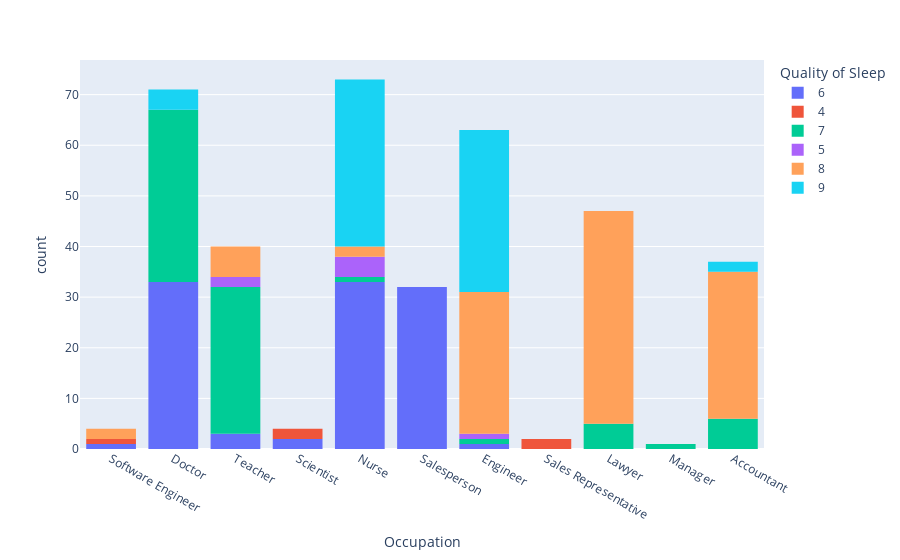

Notebook source saved alongside this figure:
### Code cell
graphic = px.histogram(sleep_df, x = 'Occupation', color = 'Quality of Sleep' )
graphic.show()

### Figure 1 — Plotly figure (JSON) as saved in the notebook; plotly's stock layout.template omitted (floating-point values rounded to 4 significant figures)
{"data": [{"alignmentgroup": "True", "bingroup": "x", "hovertemplate": "Quality of Sleep=6<br>Occupation=%{x}<br>count=%{y}<extra></extra>", "legendgroup": "6", "marker": {"color": "#636efa", "pattern": {"shape": ""}}, "name": "6", "offsetgroup": "6", "orientation": "v", "showlegend": true, "type": "histogram", "x": ["Software Engineer", "Doctor", "Doctor", "Teacher", "Doctor", "Doctor", "Doctor", "Doctor", "Doctor", "Doctor", "Doctor", "Doctor", "Doctor", "Doctor", "Doctor", "Doctor", "Doctor", "Doctor", "Doctor", "Doctor", "Doctor", "Doctor", "Doctor", "Doctor", "Doctor", "Scientist", "Scientist", "Doctor", "Doctor", "Doctor", "Doctor", "Doctor", "Doctor", "Doctor", "Doctor", "Doctor", "Doctor", "Nurse", "Salesperson", "Teacher", "Teacher", "Salesperson", "Salesperson", "Salesperson", "Salesperson", "Salesperson", "Salesperson", "Salesperson", "Salesperson", "Salesperson", "Salesperson", "Salesperson", "Salesperson", "Engineer", "Salesperson", "Salesperson", "Salesperson", "Salesperson", "Salesperson", "Salesperson", "Salesperson", "Salesperson", "Salesperson", "Salesperson", "Salesperson", "Salesperson", "Salesperson", "Salesperson", "Salesperson", "Salesperson", "Salesperson", "Salesperson", "Salesperson", "Nurse", "Nurse", "Nurse", "Nurse", "Nurse", "Nurse", "Nurse", "Nurse", "Nurse", "Nurse", "Nurse", "Nurse", "Nurse", "Nurse", "Nurse", "Nurse", "Nurse", "Nurse", "Nurse", "Nurse", "Nurse", "Nurse", "Nurse", "Nurse", "Nurse", "Nurse", "Nurse", "Nurse", "Nurse", "Nurse", "Nurse", "Nurse"], "xaxis": "x", "yaxis": "y"}, {"alignmentgroup": "True", "bingroup": "x", "hovertemplate": "Quality of Sleep=4<br>Occupation=%{x}<br>count=%{y}<extra></extra>", "legendgroup": "4", "marker": {"color": "#EF553B", "pattern": {"shape": ""}}, "name": "4", "offsetgroup": "4", "orientation": "v", "showlegend": true, "type": "histogram", "x": ["Sales Representative", "Sales Representative", "Software Engineer", "Scientist", "Scientist"], "xaxis": "x", "yaxis": "y"}, {"alignmentgroup": "True", "bingroup": "x", "hovertemplate": "Quality of Sleep=7<br>Occupation=%{x}<br>count=%{y}<extra></extra>", "legendgroup": "7", "marker": {"color": "#00cc96", "pattern": {"shape": ""}}, "name": "7", "offsetgroup": "7", "orientation": "v", "showlegend": true, "type": "histogram", "x": ["Doctor", "Doctor", "Doctor", "Doctor", "Doctor", "Doctor", "Doctor", "Doctor", "Doctor", "Doctor", "Doctor", "Doctor", "Doctor", "Doctor", "Doctor", "Doctor", "Doctor", "Doctor", "Doctor", "Doctor", "Doctor", "Doctor", "Doctor", "Doctor", "Doctor", "Doctor", "Doctor", "Doctor", "Doctor", "Doctor", "Doctor", "Doctor", "Teacher", "Teacher", "Lawyer", "Lawyer", "Lawyer", "Lawyer", "Lawyer", "Teacher", "Teacher", "Teacher", "Teacher", "Teacher", "Teacher", "Teacher", "Teacher", "Teacher", "Teacher", "Teacher", "Teacher", "Teacher", "Teacher", "Engineer", "Teacher", "Teacher", "Teacher", "Teacher", "Teacher", "Teacher", "Teacher", "Teacher", "Teacher", "Teacher", "Teacher", "Teacher", "Teacher", "Manager", "Doctor", "Doctor", "Nurse", "Accountant", "Accountant", "Accountant", "Accountant", "Accountant", "Accountant"], "xaxis": "x", "yaxis": "y"}, {"alignmentgroup": "True", "bingroup": "x", "hovertemplate": "Quality of Sleep=5<br>Occupation=%{x}<br>count=%{y}<extra></extra>", "legendgroup": "5", "marker": {"color": "#ab63fa", "pattern": {"shape": ""}}, "name": "5", "offsetgroup": "5", "orientation": "v", "showlegend": true, "type": "histogram", "x": ["Nurse", "Nurse", "Nurse", "Nurse", "Teacher", "Teacher", "Engineer"], "xaxis": "x", "yaxis": "y"}, {"alignmentgroup": "True", "bingroup": "x", "hovertemplate": "Quality of Sleep=8<br>Occupation=%{x}<br>count=%{y}<extra></extra>", "legendgroup": "8", "marker": {"color": "#FFA15A", "pattern": {"shape": ""}}, "name": "8", "offsetgroup": "8", "orientation": "v", "showlegend": true, "type": "histogram", "x": ["Nurse", "Engineer", "Engineer", "Accountant", "Software Engineer", "Accountant", "Engineer", "Engineer", "Engineer", "Engineer", "Engineer", "Engineer", "Software Engineer", "Accountant", "Accountant", "Accountant", "Accountant", "Teacher", "Teacher", "Teacher", "Teacher", "Teacher", "Teacher", "Engineer", "Engineer", "Lawyer", "Accountant", "Lawyer", "Accountant", "Lawyer", "Accountant", "Accountant", "Accountant", "Accountant", "Accountant", "Accountant", "Accountant", "Accountant", "Accountant", "Accountant", "Accountant", "Nurse", "Lawyer", "Accountant", "Lawyer", "Lawyer", "Accountant", "Lawyer", "Lawyer", "Accountant", "Lawyer", "Lawyer", "Accountant", "Lawyer", "Accountant", "Lawyer", "Accountant", "Lawyer", "Accountant", "Accountant", "Lawyer", "Lawyer", "Lawyer", "Lawyer", "Lawyer", "Lawyer", "Lawyer", "Lawyer", "Lawyer", "Lawyer", "Lawyer", "Lawyer", "Accountant", "Accountant", "Lawyer", "Lawyer", "Lawyer", "Engineer", "Lawyer", "Lawyer", "Lawyer", "Lawyer", "Lawyer", "Lawyer", "Lawyer", "Lawyer", "Lawyer", "Lawyer", "Lawyer", "Lawyer", "Lawyer", "Lawyer", "Engineer", "Engineer", "Engineer", "Engineer", "Engineer", "Engineer", "Engineer", "Engineer", "Engineer", "Engineer", "Engineer", "Engineer", "Engineer", "Engineer", "Engineer", "Engineer", "Engineer"], "xaxis": "x", "yaxis": "y"}, {"alignmentgroup": "True", "bingroup": "x", "hovertemplate": "Quality of Sleep=9<br>Occupation=%{x}<br>count=%{y}<extra></extra>", "legendgroup": "9", "marker": {"color": "#19d3f3", "pattern": {"shape": ""}}, "name": "9", "offsetgroup": "9", "orientation": "v", "showlegend": true, "type": "histogram", "x": ["Accountant", "Accountant", "Doctor", "Doctor", "Engineer", "Engineer", "Engineer", "Engineer", "Engineer", "Engineer", "Engineer", "Engineer", "Engineer", "Engineer", "Engineer", "Engineer", "Engineer", "Engineer", "Engineer", "Engineer", "Engineer", "Engineer", "Engineer", "Engineer", "Engineer", "Engineer", "Engineer", "Engineer", "Engineer", "Engineer", "Engineer", "Engineer", "Engineer", "Engineer", "Engineer", "Engineer", "Nurse", "Nurse", "Doctor", "Doctor", "Nurse", "Nurse", "Nurse", "Nurse", "Nurse", "Nurse", "Nurse", "Nurse", "Nurse", "Nurse", "Nurse", "Nurse", "Nurse", "Nurse", "Nurse", "Nurse", "Nurse", "Nurse", "Nurse", "Nurse", "Nurse", "Nurse", "Nurse", "Nurse", "Nurse", "Nurse", "Nurse", "Nurse", "Nurse", "Nurse", "Nurse"], "xaxis": "x", "yaxis": "y"}], "layout": {"barmode": "relative", "legend": {"title": {"text": "Quality of Sleep"}, "tracegroupgap": 0}, "margin": {"t": 60}, "xaxis": {"anchor": "y", "domain": [0, 1], "title": {"text": "Occupation"}}, "yaxis": {"anchor": "x", "domain": [0, 1], "title": {"text": "count"}}}}
